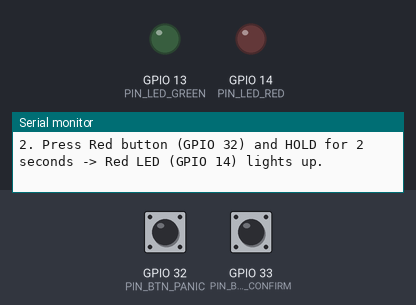
The sketch below on a simulated ESP32. Shown: output pins drawn as LEDs (lit = HIGH), the last lines printed to the serial monitor. The inputs (shaded band) are chosen by the test bench; at power-on: GPIO 33 (PIN_BTN_CONFIRM) HIGH, GPIO 32 (PIN_BTN_PANIC) HIGH.

Above: at 2.7 s.
2.8 s: GPIO 33 (PIN_BTN_CONFIRM) pulled LOW for 0.15 s
At 2.89 s:
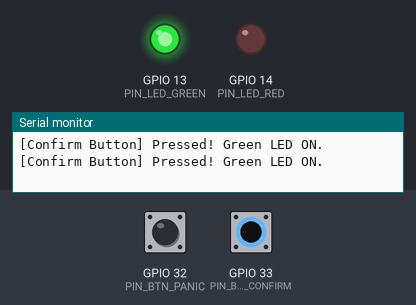
4.4 s: GPIO 32 (PIN_BTN_PANIC) pulled LOW for 3.2 s
At 7.3 s:
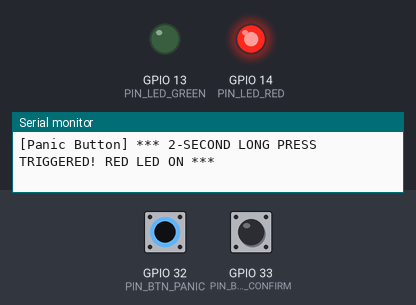
10.7 s: GPIO 33 (PIN_BTN_CONFIRM) pulled LOW for 3.2 s
At 11.2 s:
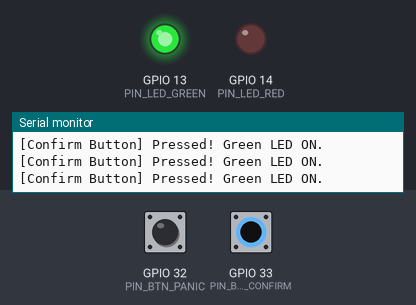
Timing chart, 0 to 15.4 s (numbered marks = the images above; inputs shaded):
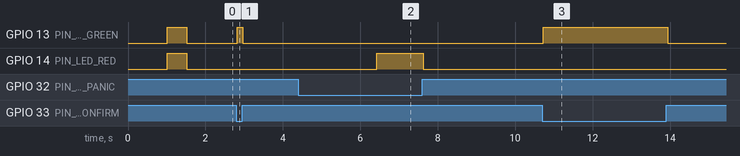

The sketch:

test_buttons.ino
```cpp
/**
 * Suyog AI Hardware Test: Buttons & Status LEDs
 * Red Panic Button: GPIO 32 (INPUT_PULLUP, 2-sec long press required)
 * Green Confirm Button: GPIO 33 (INPUT_PULLUP, short press)
 * Red LED: GPIO 14 (with 220 ohm resistor)
 * Green LED: GPIO 13 (with 220 ohm resistor)
 */

#include <Arduino.h>

#define PIN_BTN_PANIC    32
#define PIN_BTN_CONFIRM  33
#define PIN_LED_RED      14
#define PIN_LED_GREEN    13

unsigned long panicPressStart = 0;
bool panicFired = false;

void setup() {
  Serial.begin(115200);
  delay(1000);
  Serial.println("\n=== Suyog AI Hardware Bring-Up: Buttons & LEDs Test ===");
  Serial.println("Instructions:");
  Serial.println("1. Press Green button (GPIO 33) -> Green LED (GPIO 13) lights up.");
  Serial.println("2. Press Red button (GPIO 32) and HOLD for 2 seconds -> Red LED (GPIO 14) lights up.");

  pinMode(PIN_BTN_PANIC, INPUT_PULLUP);
  pinMode(PIN_BTN_CONFIRM, INPUT_PULLUP);
  pinMode(PIN_LED_RED, OUTPUT);
  pinMode(PIN_LED_GREEN, OUTPUT);

  // Initial LED self-test flash
  digitalWrite(PIN_LED_RED, HIGH);
  digitalWrite(PIN_LED_GREEN, HIGH);
  delay(500);
  digitalWrite(PIN_LED_RED, LOW);
  digitalWrite(PIN_LED_GREEN, LOW);
}

void loop() {
  // Confirm Button (Short press)
  if (digitalRead(PIN_BTN_CONFIRM) == LOW) {
    digitalWrite(PIN_LED_GREEN, HIGH);
    Serial.println("[Confirm Button] Pressed! Green LED ON.");
  } else {
    digitalWrite(PIN_LED_GREEN, LOW);
  }

  // Panic Button (2-second long press)
  if (digitalRead(PIN_BTN_PANIC) == LOW) {
    if (panicPressStart == 0) {
      panicPressStart = millis();
      panicFired = false;
      Serial.println("[Panic Button] Holding... Keep holding for 2 seconds.");
    } else if (!panicFired && (millis() - panicPressStart >= 2000)) {
      panicFired = true;
      digitalWrite(PIN_LED_RED, HIGH);
      Serial.println("[Panic Button] *** 2-SECOND LONG PRESS TRIGGERED! RED LED ON ***");
    }
  } else {
    if (panicPressStart > 0 && !panicFired) {
      Serial.println("[Panic Button] Released too early (< 2 seconds). Ignored.");
    }
    panicPressStart = 0;
    panicFired = false;
    digitalWrite(PIN_LED_RED, LOW);
  }

  delay(50);
}
```

Measured:
- after the input at 2.8 s, GPIO 13 (PIN_LED_GREEN): LOW → HIGH at once, → LOW 0.15 s later
- after the input at 4.4 s, GPIO 14 (PIN_LED_RED): LOW → HIGH after 2.0 s, → LOW 1.2 s later
- after the input at 10.7 s, GPIO 13 (PIN_LED_GREEN): LOW → HIGH at once, → LOW 3.2 s later
